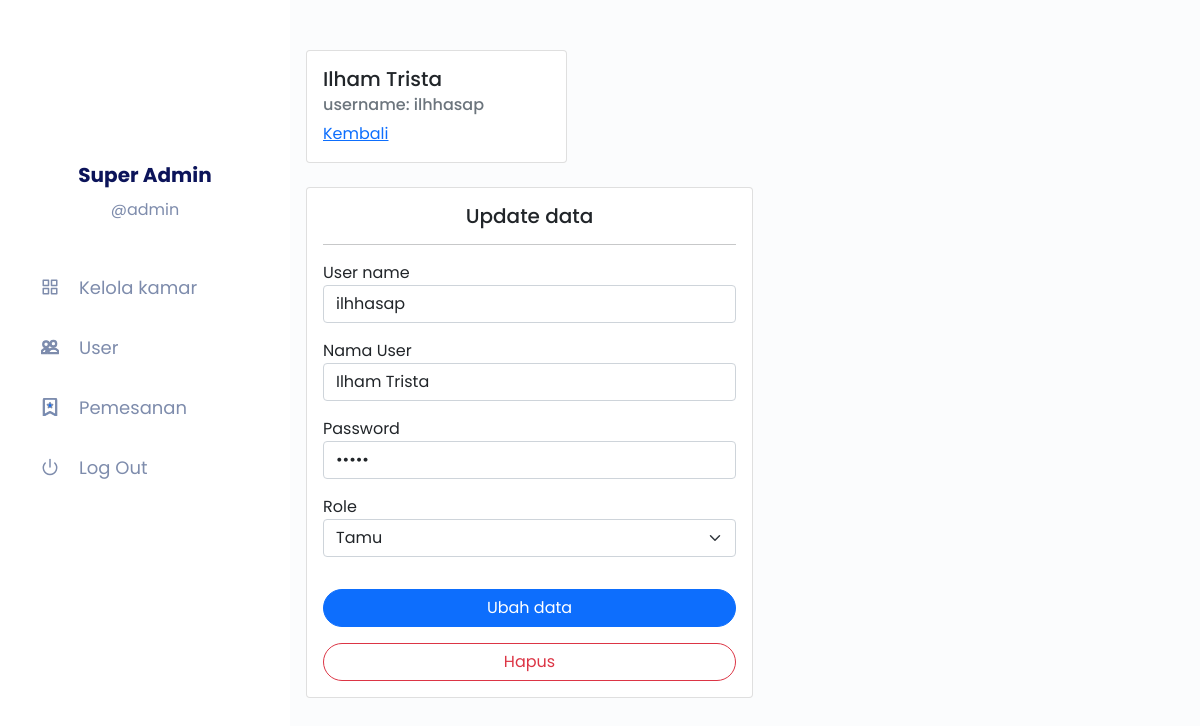
Page /public/customer/detail/2 (signed in) on the committed database.
### tables this page shows
CREATE TABLE `user` (
  `idUser` int(11) NOT NULL,
  `namaUser` varchar(255) NOT NULL,
  `userName` varchar(64) NOT NULL,
  `password` varchar(255) NOT NULL,
  `isAdmin` int(1) NOT NULL DEFAULT 0
);

### app/core/Controller.php (called while the page is built, shortened)
<?php
class Controller {
    public function view($view, $data = [])
    {
        require_once '../app/views/' . $view . '.php';
    }
    public function model($model)
    {
        return new $model;
    }
}

### app/controllers/Customer.php (called while the page is built, shortened)
<?php
class Customer extends Controller {
    public function detail($id)
    {
        $data['judul'] = 'Detail Customer';
        $data['customer'] = $this->model('CustomerModel')->getCustomerById($id);
        $this->view('customer/detail', $data);
    }
}

### app/core/App.php (called while the page is built, shortened)
<?php
class App {
    protected $method = 'index';
    protected $params = [];
    public function __construct()
    {
        $url = $this->parseURL();
        if( isset($url[0]) ) {
            if( file_exists('../app/controllers/' . $url[0] . '.php') ) {
                unset($url[0]);
            }
        }
        $this->controller = new $this->controller;
        if( isset($url[1]) ) {
            if( method_exists($this->controller, $url[1]) ) {
                $this->method = $url[1];
                unset($url[1]);
            }
        }
        if( !empty($url) ) {
            $this->params = array_values($url);
        }
        call_user_func_array([$this->controller, $this->method], $this->params);
    }
    public function parseURL()
    {
        if( isset($_GET['url']) ) {
            $url = rtrim($_GET['url'], '/');
            $url = filter_var($url, FILTER_SANITIZE_URL);
            $url = explode('/', $url);
            return $url;
        }
    }
}

### public/index.php (called while the page is built, shortened)
<?php
$app = new App;

### app/core/Database.php (called while the page is built, shortened)
<?php
class Database {
    private $host = DB_HOST;
    private $user = DB_USER;
    private $pass = DB_PASS;
    private $db_name = DB_NAME;
    private $dbh;
    private $stmt;
    public function __construct()
    {
        $dsn = 'mysql:host=' . $this->host . ';dbname=' . $this->db_name;
        $option = [
            PDO::ATTR_PERSISTENT => true,
            PDO::ATTR_ERRMODE => PDO::ERRMODE_EXCEPTION
        ];
        try {
            $this->dbh = new PDO($dsn, $this->user, $this->pass, $option);
        } catch(PDOException $e) {
            die($e->getMessage());
        }
    }
    public function query($query)
    {
        $this->stmt = $this->dbh->prepare($query);
    }
    public function bind($param, $value, $type = null)
    {
        if( is_null($type) ) {
            switch( true ) {
                default :
                    $type = PDO::PARAM_STR;
            }
        }
        $this->stmt->bindValue($param, $value, $type);
    }
    public function execute()
    {
        $this->stmt->execute();
    }
    public function single()
    {
        $this->execute();
        return $this->stmt->fetch(PDO::FETCH_ASSOC);
    }
}

### app/models/CustomerModel.php (called while the page is built, shortened)
<?php
class CustomerModel {
    private $table = 'user';
    private $db;
    public function __construct()
    {
        $this->db = new Database;
    }
    public function getCustomerById($idUser)
    {
        $this->db->query('SELECT * FROM ' . $this->table . ' WHERE idUser=:idUser');
        $this->db->bind('idUser', $idUser);
        return $this->db->single();
    }
}

### app/views/customer/detail.php (the view, shortened to what this page needs)
<div class="col-12 col-xl-9">
    <div class="row nav">
        <div class="col-md-4">
            <div class="card">
                <div class="card-body">
                    <h5 class="card-title"><?= $data['customer']['namaUser']; ?></h5>
                    <h6 class="card-subtitle mb-2 text-muted">username: <?= $data['customer']['userName']; ?></h6>
                    <a href="<?= BASEURL; ?>/customer" class="card-link">Kembali</a>
                </div>
            </div>
        </div>
    </div>
    <?php if(isset($_SESSION['login'])): ?>
    <?php if($_SESSION['isAdmin'] == 1): ?>
    <div class="col-md-6">
        <div class="card">
            <div class="card-body">
                <form action="<?= BASEURL; ?>/customer/ubah ?>" method="POST">
                    <div class="form-group">
                        <h5 class="text-center">Update data</h5>
                        <hr>
                        <div class="form-group mb-3">
                            <label for="userName">User name</label>
                            <input type="text" class="form-control" id="userName" name="userName" autocomplete="off"
                                required value="<?= $data['customer']['userName']; ?>">
                        </div>
                        <div class="form-group mb-3">
                            <label for="namaUser">Nama User</label>
                            <input type="text" class="form-control" id="namaUser" name="namaUser" autocomplete="off"
                                required value="<?= $data['customer']['namaUser']; ?>">
                        </div>
                        <div class="form-group mb-3">
                            <label for="password">Password</label>
                            <input type="password" class="form-control" id="password" name="password" autocomplete="off"
                                required value="<?= $data['customer']['password']; ?>">
                        </div>
                        <div class=" form-group mb-3">
                            <label for="role">Role</label>
                            <select class="form-select" name="isAdmin">
                                <?php if($data['customer']['isAdmin'] == 0): ?>
                                <option value="<?= $data['customer']['isAdmin']; ?>">Tamu</option>
                                <?php else:?>
                                <option value="<?= $data['customer']['isAdmin']; ?>">Admin</option>
                                <option value="0">Tamu</option>
                                <?php endif;?>
                            </select>
                        </div>
                        <div class="d-grid">
                            <button type="submit" class="btn btn-primary mt-3" style="border-radius: 100px;">Ubah data
                            </button>
                </form>
                <a href="<?= BASEURL; ?>/customer/hapus/<?= $data['customer']['idUser']; ?>"
                    class="btn btn-outline-danger mt-3" style="border-radius: 100px;"
                    onclick="return confirm('yakin?');">Hapus</a>
            </div>
        </div>
    </div>
</div>
</div>
<?php endif ?>
<?php endif ?>

### public/css/index.css (style rules this page uses)
html, body { font-family: "Poppins"; font-style: normal; background-color: #FBFCFD; overflow-x: hidden; position: relative; padding-bottom: 70px; }
.nav { display: flex; justify-content: space-between; align-items: center; flex-wrap: wrap; padding: 50px 14px 24px 14px; }
@media (min-width: 768px) { .nav { flex-wrap: nowrap; } }
@media (min-width: 1200px) { .nav { padding: 50px 64px 24px 0px; } }

### rows in the picture
user: namaUser "Ilham Trista", userName "ilhhasap", isAdmin "Tamu"

### other values in the picture
$_SESSION['namaUser'] "Super Admin"
$_SESSION['userName'] "admin"
